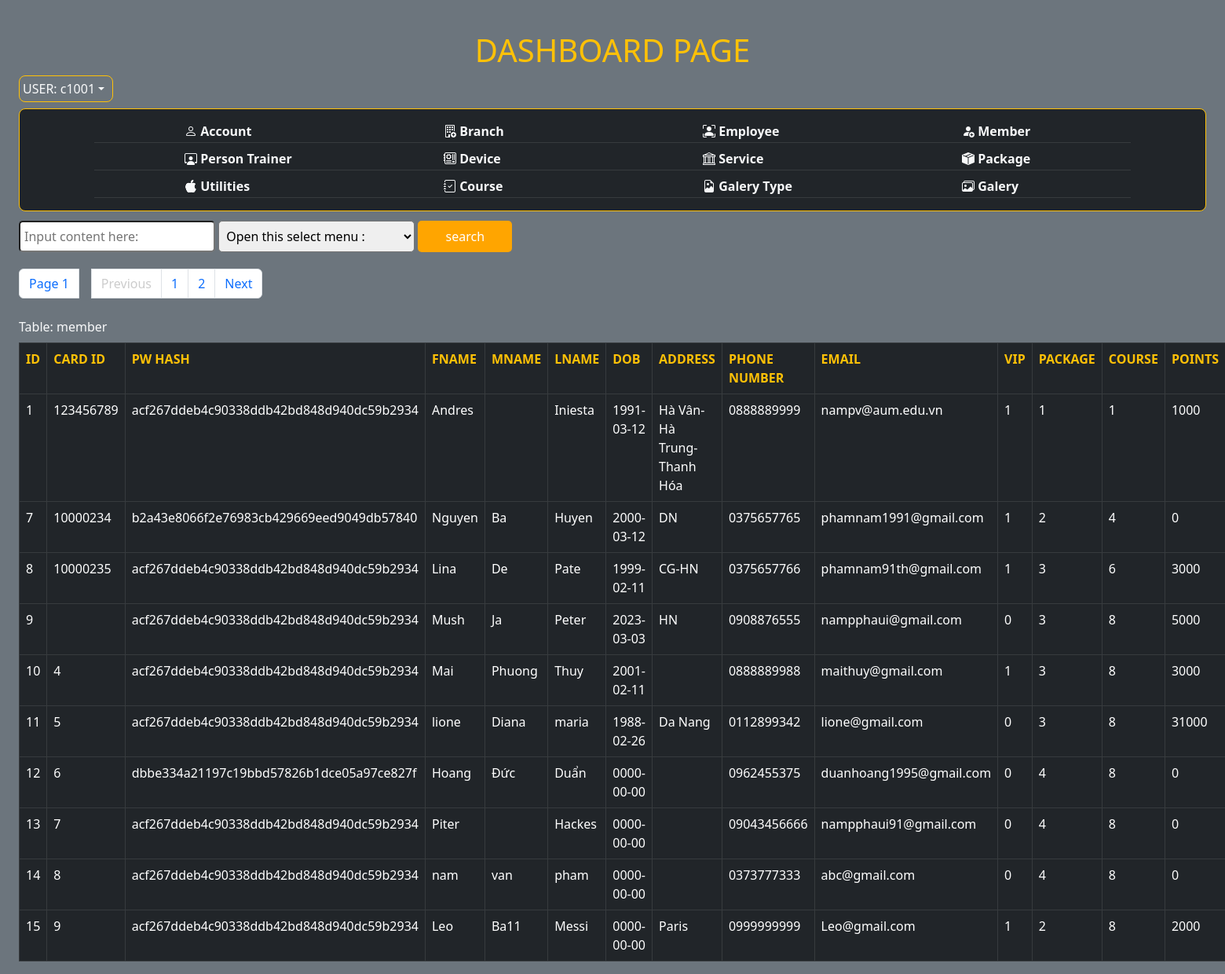
/CRUD/dashboard.php?select=member (signed in), run on the app's committed database.
### tables this page shows
CREATE TABLE `member` (
  `member_id` int(11) NOT NULL,
  `card_id` varchar(20) NOT NULL,
  `password_hash` varchar(50) NOT NULL,
  `fname` varchar(50) NOT NULL,
  `mname` varchar(50) DEFAULT NULL,
  `lname` varchar(50) NOT NULL,
  `dob` date NOT NULL,
  `address` varchar(200) NOT NULL,
  `phone_number` varchar(15) NOT NULL,
  `email` varchar(50) NOT NULL,
  `vip` int(11) DEFAULT 0,
  `package_id` int(11) DEFAULT NULL,
  `course_id` int(11) DEFAULT NULL,
  `points` int(11) DEFAULT 0,
  `feedback` varchar(500) NOT NULL,
  `flag` int(11) DEFAULT 1,
  `create_at` datetime DEFAULT NULL,
  `update_at` datetime DEFAULT NULL
);

### classlist.php (the view, shortened to what this page needs)
<?php
    class main {
        public $limit = 10;
        public $row_current;
        public $next;
        public $page;
        public $total;
        public function total_page($table) {
            $c = new config;
            $conn = $c->connect();
            $sql = 'SELECT COUNT(*) FROM '.$table.'';
            $stmt = $conn->prepare($sql);
            $stmt->execute();
            $results = $stmt->fetchColumn();
            return ceil($results/$this->limit);
        }
        public function show_pagination($table) {
            $row_current = 0;
            if($this->row_current == 0) {
                echo '<ul class="pagination pt-3">
                          <li class="page-item"><a class="page-link" href="#">Page '.$this->page.'</a></li>
                          <li class="page-item ps-3"><a class="page-link" href="#" style="color:#ccc;">Previous</a></li>';
                for($s = 1;$s <= $this->total;$s++) {
                    echo '<li class="page-item"><a class="page-link" href="dashboard.php?select='.$table.'&row_current='.$row_current.' ">'.$s.'</a></li>';
                    $row_current += $this->limit;
                }
                echo     '<li class="page-item"><a class="page-link" href="dashboard.php?select='.$table.'&row_current='.$this->next.'">Next</a></li>
                     </ul>';
            }
        }
        public function show_page($table) {
            $this->total = $this->total_page($table);
            if(isset($_GET["row_current"])) {
                $this->row_current = $_GET["row_current"];
            } else {
                $this->row_current = 0;
            };
            $this->page = ceil($this->row_current/$this->limit)+1;
            if($this->page < $this->total) {
                $this->next = $this->row_current + $this->limit;
            } else {
                $this->next = $this->page*$this->limit - $this->limit;
            }
            $this->show_pagination($table);
        }
        public function arr_result($table) {
            $c = new config;
            $conn = $c->connect();
            $sql = 'SELECT * FROM '.$table.' LIMIT '.$this->row_current.','.$this->limit.'';
            $stmt = $conn->prepare($sql);
            $stmt->execute();
            return $stmt->fetchAll(PDO::FETCH_ASSOC);
        }
    }
    class member extends main {
        public $member_id;
        public $card_id;
        public $password_hash;
        public $fname;
        public $mname;
        public $lname;
        public $dob;
        public $address;
        public $phone_number;
        public $email;
        public $vip;
        public $package_id;
        public $course_id;
        public $points;
        public $feedback;
        public function show_header() {
            echo "<tr>
                    <td class=' text-warning fw-bold'>ID</td>
                    <td class=' text-warning fw-bold'>CARD ID</td>
                    <td class=' text-warning fw-bold'>PW HASH</td>
                    <td class=' text-warning fw-bold'>FNAME</td>
                    <td class=' text-warning fw-bold'>MNAME</td>
                    <td class=' text-warning fw-bold'>LNAME</td>
                    <td class=' text-warning fw-bold'>DOB</td>
                    <td class=' text-warning fw-bold'>ADDRESS</td>
                    <td class=' text-warning fw-bold'>PHONE NUMBER</td>
                    <td class=' text-warning fw-bold'>EMAIL</td>
                    <td class=' text-warning fw-bold'>VIP</td>
                    <td class=' text-warning fw-bold'>PACKAGE</td>
                    <td class=' text-warning fw-bold'>COURSE</td>
                    <td class=' text-warning fw-bold'>POINTS</td>
                    <td class=' text-warning fw-bold'>FEEDBACK</td>
                    <td class=' text-warning fw-bold'>CREATE_AT</td>
                    <td class=' text-warning fw-bold'>UPDATE_AT</td>
                    <td class=' text-warning fw-bold' colspan='2'>ACTION</td>
                </tr>";
        }
        public function show_item() {
            echo '<tr>
                    <td>'.$this->member_id.'</td>
                    <td>'.$this->card_id.'</td>
                    <td>'.$this->password_hash.'</td>
                    <td>'.$this->fname.'</td>
                    <td>'.$this->mname.'</td>
                    <td>'.$this->lname.'</td>
                    <td>'.$this->dob.'</td>
                    <td>'.$this->address.'</td>
                    <td>'.$this->phone_number.'</td>
                    <td>'.$this->email.'</td>
                    <td>'.$this->vip.'</td>
                    <td>'.$this->package_id.'</td>
                    <td>'.$this->course_id.'</td>
                    <td>'.$this->points.'</td>
                    <td>'.$this->feedback.'</td>
                    <td>'.$this->create_at.'</td>
                    <td>'.$this->update_at.'</td>
                    <td><button class="btn btn-primary"><a  class="text-light" href="edit.php?edit_id=member&member_id='.$this->member_id.'&card_id='.$this->card_id.'&password_hash='.$this->password_hash.'&fname='.$this->fname.'&mname='.$this->mname.'&lname='.$this->lname.'&dob='.$this->dob.'&address='.$this->address.'&phone_number='.$this->phone_number.'&vip='.$this->vip.'&email='.$this->email.'&package_id='.$this->package_id.'&course_id='.$this->course_id.'&points='.$this->points.' ">Edit</a></button></td>
                    <td><button class="btn btn-danger"><a  class="text-light del" href="delete.php?delete_id=member&member_id='.$this->member_id.' ">Delete</a></button></td>
                </tr>';
        }
    }
?>

### CRUD/dashboard.php (shortened to what this page needs)
<?php
    require "../classlist.php";
    $select = "";
    if(isset($_GET["select"])) {
        $select = $_GET["select"];
    }
    $search_data = NULL;
    $search_list = NULL;
?>
<!DOCTYPE html>
<html>
<head>
    <link rel="stylesheet" href="../assets/css/bootstrap.min.css">
    <link rel="stylesheet" href="../assets/css/dashboard.css">
	<link rel="stylesheet" href="https://cdn.jsdelivr.net/npm/bootstrap-icons@1.10.2/font/bootstrap-icons.css">
</head>
<body class="container-fluid bg-secondary ">
	<div class="dashboard container-fluid  pt-4">
		<h1 class="text-center text-warning mt-3">DASHBOARD PAGE</h1>
        <div class="user dropdown border border-warning rounded rounded-3 mb-2">
            <a class="nav-link  table-hover dropdown-toggle p-1 text-light " href="" role="button" data-bs-toggle="dropdown" aria-expanded="false"> USER: <?php echo $_COOKIE["user"]  ?></a>
        </div>
        <div class="menu-body bg-dark border border-warning rounded rounded-3">
            <table class="table table-dark home-menu container-lg mt-2">
                <tr>
                    <td class="text-start align-middle mmm"><div class="dblink" ><a class="fw-bold text-light open text-decoration-none"  href="dashboard.php?select=role" ><i class="bi bi-person"></i>  Account</a></div></td>
                    <td class="text-start align-middle mmm"><div class="dblink" ><a class="fw-bold text-light open text-decoration-none"  href="dashboard.php?select=branch" ><i class="bi bi-building-add"></i>  Branch</a></div></td>
                    <td class="text-start align-middle mmm"><div class="dblink" ><a class="fw-bold text-light open text-decoration-none"  href="dashboard.php?select=employee" ><i class="bi bi-person-bounding-box"></i>  Employee</a></div></td>
                    <td class="text-start align-middle mmm"><div class="dblink" ><a class="fw-bold text-light open text-decoration-none"  href="dashboard.php?select=member" ><i class="bi bi-person-fill-add"></i>  Member</a></div></td>
                </tr>
                <tr>
                    <td class="text-start align-middle mmm"><div class="dblink" ><a class="fw-bold text-light open text-decoration-none"  href="dashboard.php?select=person_trainer" ><i class="bi bi-person-workspace"></i>  Person Trainer</a></div></td>
                    <td class="text-start align-middle mmm"><div class="dblink" ><a class="fw-bold text-light open text-decoration-none"  href="dashboard.php?select=device" ><i class="bi bi-motherboard"></i>  Device</a></div></td>
                    <td class="text-start align-middle mmm"><div class="dblink" ><a class="fw-bold text-light open text-decoration-none"  href="dashboard.php?select=service"><i class="bi bi-bank"></i>  Service</a></div></td>
                    <td class="text-start align-middle mmm"><div class="dblink" ><a class="fw-bold text-light open text-decoration-none"  href="dashboard.php?select=package" ><i class="bi bi-box-seam-fill"></i>  Package</a></div></td>
                </tr>
                <tr>
                    <td class="text-start align-middle mmm"><div class="dblink" ><a class="fw-bold text-light open text-decoration-none"  href="dashboard.php?select=utilities" ><i class="bi bi-apple"></i>  Utilities</a></div></td>
                    <td class="text-start align-middle mmm"><div class="dblink" ><a class="fw-bold text-light open text-decoration-none"  href="dashboard.php?select=course" ><i class="bi bi-journal-check"></i>  Course</a></div></td>
                    <td class="text-start align-middle mmm"><div class="dblink" ><a class="fw-bold text-light open text-decoration-none"  href="dashboard.php?select=galery_type" ><i class="bi bi-file-earmark-image"></i>  Galery Type</a></div></td>
                    <td class="text-start align-middle mmm"><div class="dblink" ><a class="fw-bold text-light open text-decoration-none"  href="dashboard.php?select=galery" ><i class="bi bi-images"></i>  Galery</a></div></td>
                </tr>
            </table>
        </div>
        <div class="">
            <form action="" method="GET" class="search-bar <?php if($select == "") {echo "d-none";} else {echo "d-block";}  ?>" onsubmit="return search_item()">
                <input type="text" id="search_data"  name="search_data" placeholder="Input content here:">
                <select name="search_list" id="search_list">
                    <option selected disabled>Open this select menu :</option>
                </select>
                <input type="submit" class="btns" value="search" name="search">
            </form>
        </div>
         <table class="table table-dark caption-top table-hover table-result mt-2 table-bordered ">
            <caption class="text-light">Table: <?=$select ?></caption>
            <?php
                    switch($select) {
                            case "member":
                                $p = new member;
                                $p->show_header();
                                $p->show_page("member");
                                if($search_data == NULL && $search_list == NULL) {
                                    $results = $p->arr_result("member");
                                    }
                                foreach($results as $row) {
                                    $p->flag = $row["flag"];
                                    if($p->flag == 1) {
                                        $p->member_id = $row["member_id"];
                                        $p->card_id = $row["card_id"];
                                        $p->password_hash = $row["password_hash"];
                                        $p->fname = $row["fname"];
                                        $p->mname = $row["mname"];
                                        $p->lname = $row["lname"];
                                        $p->dob = $row["dob"];
                                        $p->address = $row["address"];
                                        $p->phone_number = $row["phone_number"];
                                        $p->vip = $row["vip"];
                                        $p->email = $row["email"];
                                        $p->package_id = $row["package_id"];
                                        $p->course_id = $row["course_id"];
                                        $p->points = $row["points"];
                                        $p->create_at = $row["create_at"];
                                        $p->update_at = $row["update_at"];
                                        $p->show_item();
                                    }
                                }
                                break;
                    }
            ?>
        </table>
    </div>
</body>
</html>

### assets/css/dashboard.css (style rules this page uses)
* { margin: 0; padding: 0; box-sizing: border-box; }
body { width: 100%; z-index: 0; }
.dashboard .user { width: 120px; }
.menu-body { width: 100%; }
.table-result tr { max-height: 300px !important; }
.mmm { min-width: 25%; display: inline-block; height: 35px; }
.mmm .dblink { width: 150px; margin-left: calc(50% - 50px); }
.table-result td { color: white; }
.search-bar { width: 100%; min-height: 40px; margin-top: 10px; }
.btns { width: 120px; height: 40px; padding: 0 10px; margin-right: 40px; margin-bottom: 5px; border: none; border-radius: 5px; background-color: orange; color: white; }
#search_data { width: 250px; height: 40px; padding: 0 5px; border-radius: 5px; margin-top: 2px; }
#search_list { width: 250px; height: 40px; padding: 0 5px; border-radius: 5px; }
.pagination { padding-left: 0 !important; }

### data on the page
member: member_id "1", card "123456789", password_hash "acf267ddeb4c90338ddb42bd848d940dc59b2934", fname "Andres", lname "Iniesta", dob "1991-03-12", address "Hà Vân-Hà Trung-Thanh Hóa", phone_number "0888889999", email "nampv@aum.edu.vn", vip "1", package "1", course "1", points "1000"
member: member_id "7", card "10000234", password_hash "b2a43e8066f2e76983cb429669eed9049db57840", fname "Nguyen", mname "Ba", lname "Huyen", dob "2000-03-12", address "DN", phone_number "0375657765", email "phamnam1991@gmail.com", vip "1", package "2", course "4", points "0"
member: member_id "8", card "10000235", password_hash "acf267ddeb4c90338ddb42bd848d940dc59b2934", fname "Lina", mname "De", lname "Pate", dob "1999-02-11", address "CG-HN", phone_number "0375657766", email "phamnam91th@gmail.com", vip "1", package "3", course "6", points "3000"
member: member_id "9", password_hash "acf267ddeb4c90338ddb42bd848d940dc59b2934", fname "Mush", mname "Ja", lname "Peter", dob "2023-03-03", address "HN", phone_number "0908876555", email "nampphaui@gmail.com", vip "0", package "3", course "8", points "5000"
member: member_id "10", card "4", password_hash "acf267ddeb4c90338ddb42bd848d940dc59b2934", fname "Mai", mname "Phuong", lname "Thuy", dob "2001-02-11", phone_number "0888889988", email "maithuy@gmail.com", vip "1", package "3", course "8", points "3000"
member: member_id "11", card "5", password_hash "acf267ddeb4c90338ddb42bd848d940dc59b2934", fname "lione", mname "Diana", lname "maria", dob "1988-02-26", address "Da Nang", phone_number "0112899342", email "lione@gmail.com", vip "0", package "3", course "8", points "31000"
member: member_id "12", card "6", password_hash "dbbe334a21197c19bbd57826b1dce05a97ce827f", fname "Hoang", mname "Đức", lname "Duẩn", dob "0000-00-00", phone_number "0962455375", email "duanhoang1995@gmail.com", vip "0", package "4", course "8", points "0"
member: member_id "13", card "7", password_hash "acf267ddeb4c90338ddb42bd848d940dc59b2934", fname "Piter", lname "Hackes", dob "0000-00-00", phone_number "09043456666", email "nampphaui91@gmail.com", vip "0", package "4", course "8", points "0"
member: member_id "14", card "8", password_hash "acf267ddeb4c90338ddb42bd848d940dc59b2934", fname "nam", mname "van", lname "pham", dob "0000-00-00", phone_number "0373777333", email "abc@gmail.com", vip "0", package "4", course "8", points "0"
member: member_id "15", card "9", password_hash "acf267ddeb4c90338ddb42bd848d940dc59b2934", fname "Leo", mname "Ba11", lname "Messi", dob "0000-00-00", address "Paris", phone_number "0999999999", email "Leo@gmail.com", vip "1", package "2", course "8", points "2000"

### other printed values
$_COOKIE["user"] "c1001"
$select "member"
$this->page "1"
